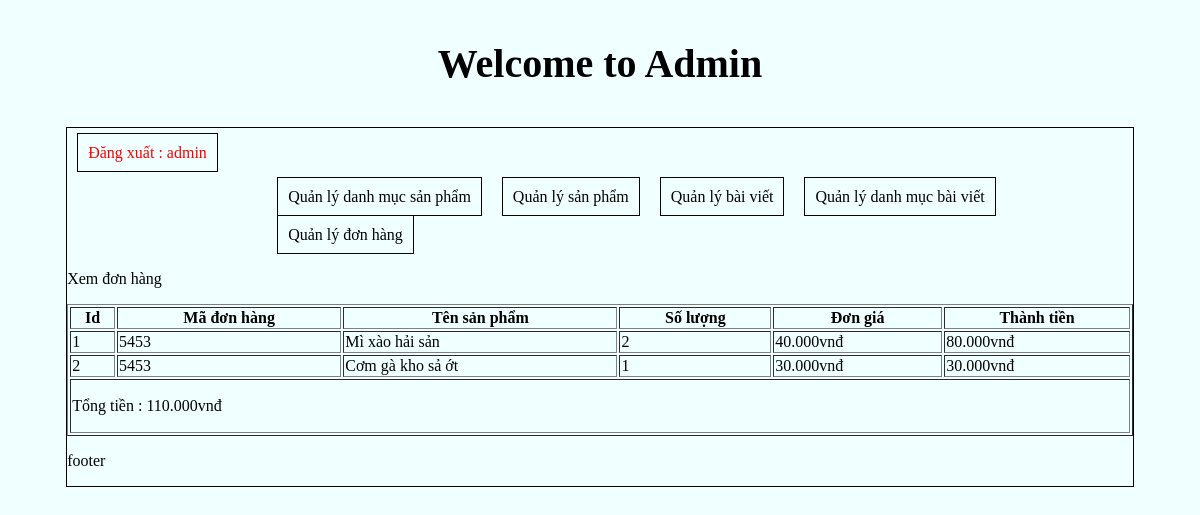
Screenshot of /admincp/index.php?action=donhang&query=xemdonhang&code=5453 (signed in) with the database file from the repository.
### tables this page shows
CREATE TABLE `tbl_cart_details` (
  `id_cart_details` int(11) NOT NULL,
  `code_cart` varchar(10) NOT NULL,
  `masp` varchar(10) NOT NULL,
  `soluongmua` int(11) NOT NULL
);

CREATE TABLE `tbl_sanpham` (
  `masp` varchar(10) NOT NULL,
  `tensanpham` varchar(250) NOT NULL,
  `giasp` varchar(50) NOT NULL,
  `soluong` int(11) NOT NULL,
  `hinhanh` varchar(50) NOT NULL,
  `tomtat` text NOT NULL,
  `noidung` text NOT NULL,
  `tinhtrang` int(11) NOT NULL,
  `id_danhmuc` int(11) NOT NULL
);

### admincp/modules/quanlydonhang/xemdonhang.php (the view)
<p>Xem đơn hàng</p>
<?php
	$code = $_GET['code'];
	$sql_lietke_dh = "SELECT * FROM tbl_cart_details,tbl_sanpham WHERE tbl_cart_details.masp=tbl_sanpham.masp AND tbl_cart_details.code_cart='".$code."' ORDER BY tbl_cart_details.id_cart_details ASC";
	$query_lietke_dh = mysqli_query($mysqli,$sql_lietke_dh);
?>
<table style="width:100%" border="1" style="border-collapse: collapse;">
  <tr>
  	<th>Id</th>
    <th>Mã đơn hàng</th>
    <th>Tên sản phẩm</th>
    <th>Số lượng</th>
    <th>Đơn giá</th>
    <th>Thành tiền</th>
  </tr>
  <?php
  $i = 0;
  $tongtien = 0;
  while($row = mysqli_fetch_array($query_lietke_dh)){
  	$i++;
  	$thanhtien = $row['giasp']*$row['soluongmua'];
  	$tongtien += $thanhtien ;
  ?>
  <tr>
  	<td><?php echo $i ?></td>
    <td><?php echo $row['code_cart'] ?></td>
    <td><?php echo $row['tensanpham'] ?></td>
    <td><?php echo $row['soluongmua'] ?></td>
    <td><?php echo number_format($row['giasp'],0,',','.').'vnđ' ?></td>
    <td><?php echo number_format($thanhtien,0,',','.').'vnđ' ?></td>
  </tr>
  <?php
  }
  ?>
  <tr>
  	<td colspan="6">
   		<p>Tổng tiền : <?php echo number_format($tongtien,0,',','.').'vnđ' ?></p>
   	</td>
  </tr>
</table>

### admincp/css/styleadmincp.css (style rules this page uses)
body { background-color: azure; }

### rows the page displays
tbl_cart_details: code_cart "5453", masp.tensanpham "Mì xào hải sản", soluongmua "2", masp.giasp "40.000", thanhtien "80.000"
tbl_cart_details: code_cart "5453", masp.tensanpham "Cơm gà kho sả ớt", soluongmua "1", masp.giasp "30.000", thanhtien "30.000"

### other values shown
$_SESSION['dangnhap'] "admin"
$tongtien "110.000"
